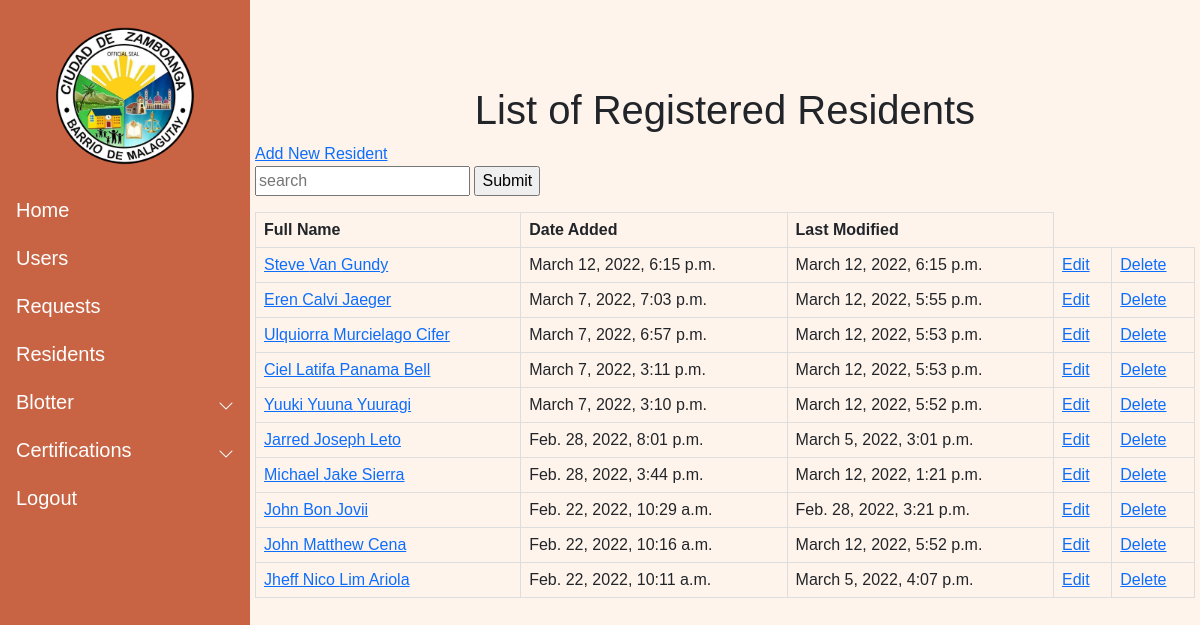
The app's page /residents/ (signed in), older data.
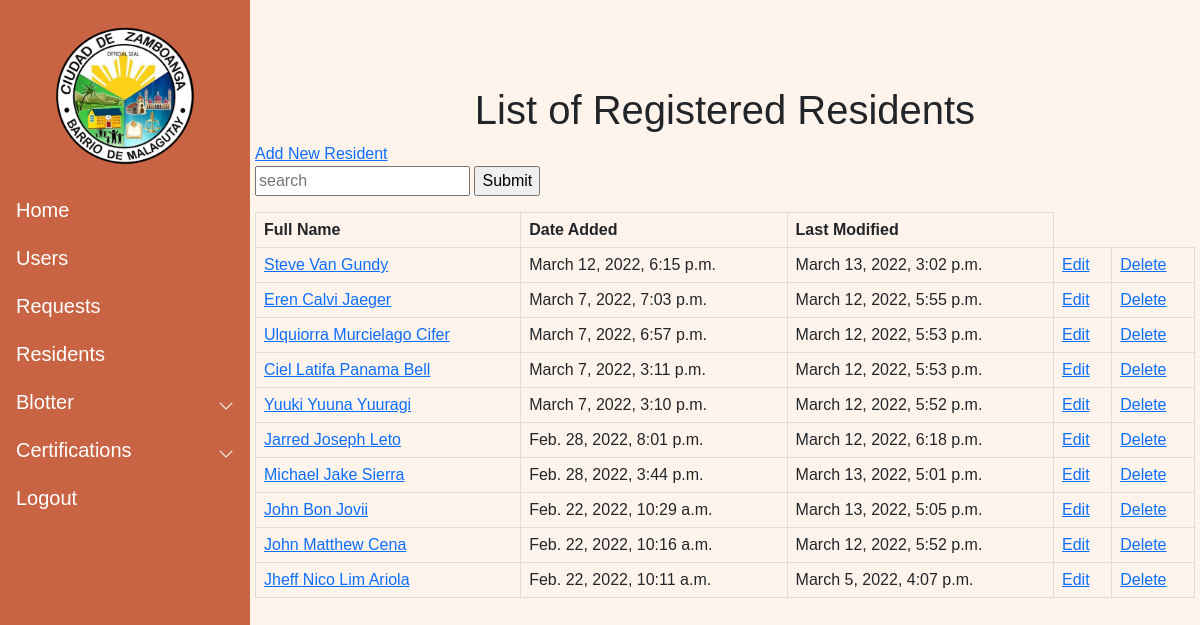
The same page, newer data.
### Resident/models.py (models this page shows, shortened)
class Resident (models.Model):
    pic = models.ImageField(null=True, blank = True, verbose_name="Profile Picture", upload_to= "images/")
    First_name = models.CharField(max_length=50)
    Last_name = models.CharField(max_length=50)
    Middle_name = models.CharField(max_length=50)
    Birthdate = models.DateField(auto_now_add=False, auto_now=False)
    Gender_choices = (
        ('Male','Male'),
        ('Female','Female')
        )
    Gender = models.CharField(max_length=100, choices=Gender_choices, default = "Not Specified")
    Contact = models.CharField(max_length=11)
    Cstatus_choices = (
        ('Single','Single'),
        ('Married','Married'),
        ('Divorced','Divorced'),
        ('Separated','Separated'),
        ('Widowed','Widowed'),
        )
    Marital_status = models.CharField(max_length=100, choices = Cstatus_choices, default = "")
    Citizenship = models.CharField(max_length=100)
    Religion = models.CharField(max_length=100)
    Occupation = models.CharField(max_length=100, null=True, blank=True)
    Vac_choices = (
        ('Vaccinated','Vaccinated'),
        ('Non-Vaccinated','Non-Vaccinated')
    )
    Vaccination = models.CharField(max_length=100, choices = Vac_choices, verbose_name="Vaccination Status", default="")
    Address = models.TextField(max_length=250, verbose_name="Street Address")
    Blacklisted = models.BooleanField(default = False)
    created_date = models.DateTimeField(auto_now_add=True)
    modified_date = models.DateTimeField(auto_now=True)

### Resident/views.py (the view)
# urls.py: path('residents/', Display_resident, name = "residents"),
@login_required(login_url='login')
def Display_resident (request):
    Resident_obj = Resident.objects.all()
    context = {
        'Resident_obj' : Resident_obj,
    }
    return render (request,"Residents.html",context = context)

### templates/Residents.html (shortened to what this page needs)
{%  extends 'base.html' %}
{% load static %}
{% block content %}
<h1 style="text-align: center;">List of Registered Residents</h1>
<a href="/resident_form">Add New Resident</a>
<form method="POST" action = "{% url 'search_resident' %}">
  <input type="search" placeholder="search" name = "q">
  <input type = "submit">
</form>
<table>
    <tr>
        <th>Full Name</th>
        <th>Date Added</th>
        <th>Last Modified</th>
    </tr>
    {% for res in Resident_obj reversed%}
    <tr>
        <td><a href="{% url 'resident_profile' res.id %}">{{ res.First_name }} {{ res.Middle_name}}  {{res.Last_name}}</a></td>
        <td>{{res.created_date}}</td>
        <td>{{res.modified_date}}</td>
        <td><a href="{% url 'update_resident' res.id %}">Edit</a></td>
        <td><a href="{% url 'delete_resident' res.id %}">Delete</a></td>
    </tr>
     {% endfor %}
</table>
{% endblock content %}

### templates/base.html (shortened to what this page needs)
<html>
    <head>
    </head>
    <body style="background-color:#fff4ec; font-family: Century Gothic,Arial, Helvetica, sans-serif;">
    {% load static %}
    <link rel="stylesheet" href="{% static 'css/nav.css' %}">
    <link href="https://cdn.jsdelivr.net/npm/bootstrap@5.1.3/dist/css/bootstrap.min.css" rel="stylesheet">
    <link rel="stylesheet" href="https://cdn.jsdelivr.net/npm/bootstrap-icons@1.8.1/font/bootstrap-icons.css">
    <div class="side-toggle">
    <button class="btn btn-secondary btn-lg active ms-4 mt-4"
    type="button" data-bs-toggle="offcanvas"
    data-bs-target="#offcanvasScrolling"
    aria-controls="offcanvasScrolling">Menu</button>
    </div>
    <div class="sidebar-wrapper">
      <div class="offcanvas offcanvas-start text-white" data-bs-scroll="true" data-bs-backdrop="false" tabindex="-1" id="offcanvasScrolling" aria-labelledby="offcanvasScrollingLabel">
        <div class="offcanvas-header mt-2 mr-1 pt-0 pb-0 pr-2">
        </div>
        <div class="offcanvas-header mx-auto mt-0 p-0 mb-3">
            <img src="{% static 'images/logo.png' %}" width="150px" height="150px">
        </div>
        <div class="offcanvas-body p-0">
            <nav class="navbar-dark">
                <ul class="navbar-nav">
                    <li><h5><a href = "/home" class="nav-link ps-3 active">Home</a></h5></li>
                    <li><h5><a href = "{% url 'users' %}" class="nav-link ps-3 active">Users</a></h5></li>
                    <li><h5><a href = "#" class="nav-link ps-3 active">Requests</a></h5></li>
                    <li><h5><a href = "/residents" class="nav-link ps-3 active">Residents</a></h5></li>
                    <li>
                        <a class="nav-link px-3 sidebar-link active" data-bs-toggle="collapse" href="#collapseExample" role="button" aria-expanded="false" aria-controls="collapseExample"
                        style="display: flex; align-items: center;">
                           <span><h5>Blotter</h5></span>
                           <span class="right-icon ms-auto"  style="display: inline-flex;"><i class="bi bi-chevron-down"></i></span>
                        </a>
                    </li>
                    <li>
                        <a class="nav-link px-3 sidebar-link active" data-bs-toggle="collapse" href="#collapseExample2" role="button" aria-expanded="false" aria-controls="collapseExample"
                        style="display: flex; align-items: center;">
                            <span><h5>Certifications</h5></span>
                            <span class="right-icon ms-auto"  style="display: inline-flex;"><i class="bi bi-chevron-down"></i></span>
                        </a>
                    </li>
                  <li><a href = "{% url 'logout' %}" class="nav-link px-3 active"><h5>Logout</h5></a></li>
                </ul>
            </nav>
          </div>
        </div>
      </div>
        <main class="main mt-3">
            {% block content %}
            {% endblock content %}
        </main>
</body>
</html>

### static/css/nav.css (style rules this page uses)
.sidebar-wrapper .offcanvas { width: 250px; border: none; background-color: #c86444; overflow: hidden; }
.sidebar-link { display: flex; align-items: center; }
.side-toggle .btn-secondary { background-color: #c86444 !important; border:none; }
@media (min-width: 992px) { body { overflow: auto !important; } }
@media (min-width: 992px) { .sidebar-wrapper .offcanvas { transform: none; visibility: visible !important; } }
@media (min-width: 992px) { main { margin-left: 255px; margin-right: 5px; } }

### templates/Residents.html (style rules this page uses)
table { font-family: arial, sans-serif; border-collapse: collapse; width: 100%; }
td, th { border: 1px solid #dddddd; text-align: left; padding: 8px; }

Row changes from the older to the newer data that the page shows:
changed Resident "Steve": modified_date "March 12, 2022, 6:15 p.m." → "March 13, 2022, 3:02 p.m."
changed Resident "Jarred": modified_date "March 5, 2022, 3:01 p.m." → "March 12, 2022, 6:18 p.m."
changed Resident "Michael": modified_date "March 12, 2022, 1:21 p.m." → "March 13, 2022, 5:01 p.m."
changed Resident "Bon": modified_date "Feb. 28, 2022, 3:21 p.m." → "March 13, 2022, 5:05 p.m."
